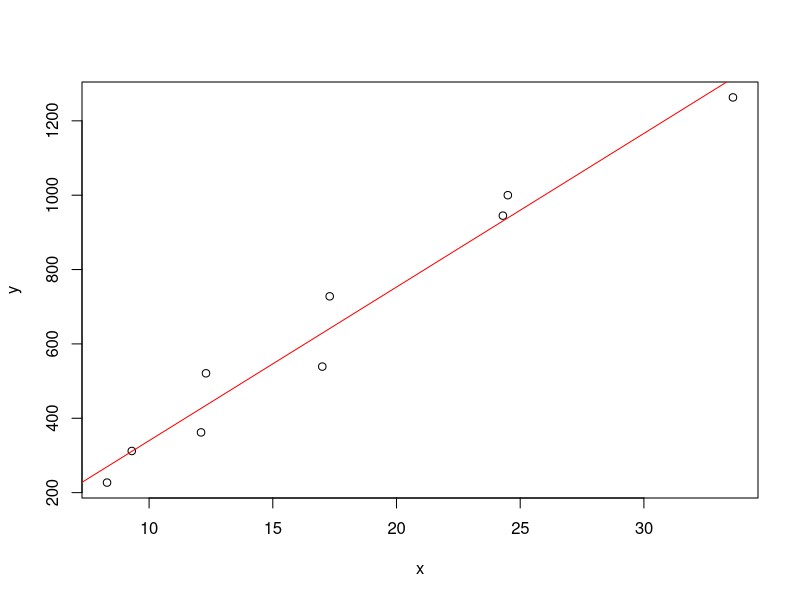
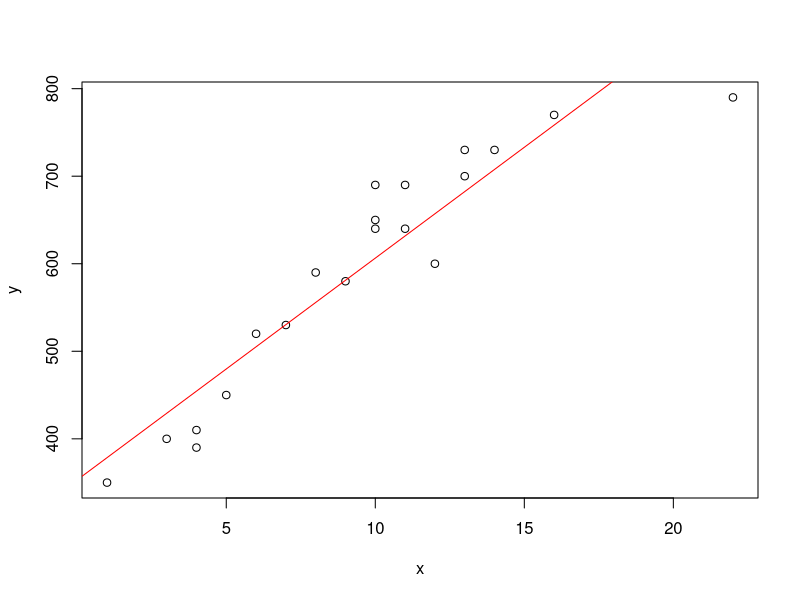
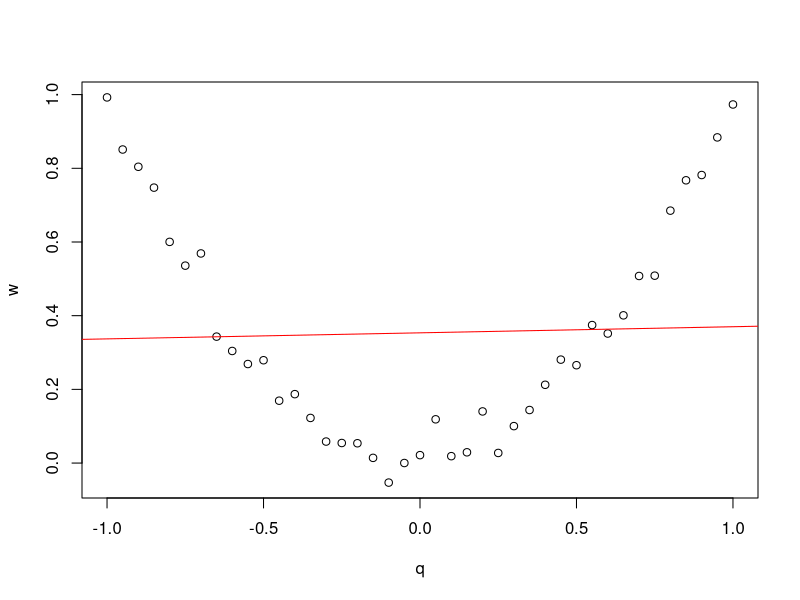
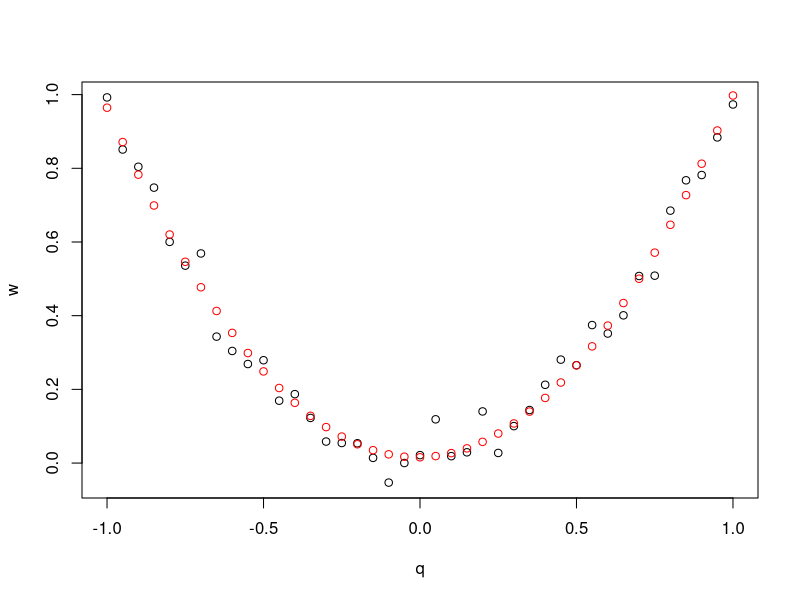

Write R code to recreate these figures, in order.
# Statistika - Vezbe 11
# asistent: Tamara Milic 
# Zorana Gajic 

# LINEARNA REGRESIJA

# Zadatak - 2 
# protok saobracaja u hiljadama automobila u toku dana
x=c(8.3, 9.3, 12.1, 12.3, 17.0, 17.3, 24.3, 24.5, 33.6) 
# prisustva olova u kori drveca:
y=c(227, 312, 362, 521, 539, 728, 945, 1000, 1263)
# Oceniti koeficijente modela y=a*x+b

model = lm(y~x)
summary(model)

# Sta mozemo zakljuciti iz ovog modela? 
# Na osnovu R-squared=0.96 blizu 1 => mozemo zakljuciti da je dobar model
# Vidimo da je za intercept(odnosno clan b) p-vrednost 0.247 sto se smatra velikim
# (mislim da mozemo pamtiti da su velike sve bez zvezdica vrednosti)
# => prihvatamo H0 <=> b = 0 => b nije znacajno za ovaj model

# Da vizualizujemo
# iz rezultata modela
a = 41.318  
b = -73.356

# Kada bismo predstavili x i y, vidimo da lici da ima linearnu zavisnost
plot(x,y)
# regresiona prava
abline(b, a, col="red")

# Predvideti na osnovu modela za vrednosti x = 5, 13.3, 28, 30 i 100
predict(model, newdata = data.frame(x=c( 5, 13.3, 28, 30, 100)))

# Zadatak 3
# broj sati ucenja
x=c(4,9, 10, 14, 4, 7, 12, 22, 1, 3, 8, 11, 5, 6, 10, 11, 16, 13, 13, 10)
# rezultati testa.
y=c(390, 580, 650, 730, 410, 530, 600, 790, 350, 400, 590, 640,450, 520, 690, 690, 770,700, 730, 640)

model = lm(y~x)
summary(model)

# Sta mozemo zakljuciti iz ovog modela? 
# Na osnovu R-squared=0.87 tezi 1 => mozemo zakljuciti da je ok model, nije los.
# Ne znam bas koja je granica za ovo. Ako je ispod 0.7 mislim da zakljucujemo da je bzv
# Vidimo da je za intercept(odnosno clan b) p-vrednost 2.24e-11 *** sto se smatra malom vrednoscu
# => odbacujemo H0 <=> b != 0 => b je znacajno za ovaj model

# Vizualizacija
plot(x, y)
a = 25.326
b = 353.165
# regresiona prava
abline(b, a, col="red")

# Mozemo proveriti reziduale da li imaju lepe osobine, npr da ima normalnu raspodelu
reziduali = model$residuals
ks.test(reziduali, "pnorm")
# Vidimo da je p-vrednost jako mala sto znaci da bi nam bilo manje od nekog alfa 
# => da smo upali u kriticnu sekciju => odbaciti H0 => nije bas tako normalna raspodela 
# PROVERITI OVO 

# Zadatak 4
q=seq(-1, 1, 0.05)
w=q^2+rnorm(length(q),0, 0.05)

model = lm(w~q)
summary(model)

# Vidimo da za q nemamo zvezdica sto znaci da vrednost nije tako mala, odnosno velika je
# => prihvatamo H0 => q je nije znacajno za ovaj model
# I vidimo da je R-squared = 0.001 sto znaci da je los model

# Vizualizacija
plot(q, w)
a = model$coefficients[2]
b = model$coefficients[1]
abline(b, a, col="red")
# Uverili smo se da nam je model jako los, vidimo da ne prati uzorak uopste!
# Sto je i logicno jer ovaj uzorak lici na parabolu, a model nam je linearan po q 

# Zato mozemo probati kvadratni model
model2 = lm(w~I(q)+I(q^2))
summary(model2)
# Vidimo da je R-squared 0.9731 sto je jako dobar model
# Vidimo i sledece, za p vrednost I(q) velika vrednost => prihvatamo H0 =>
# q = 0 => nije znacajno, bas smo to i hteli, da zavisi vise od kvadrata
# A kod I(q^2) imamo jako malu vrednost => ZNACAJNA JE!

# Uverimo se vizualno
plot(w~q)
points(q, fitted(model2), col="red")
# Vidimo da bas lepo prati uzorak sto znaci da je jako dobar model

# Zadatak 4
